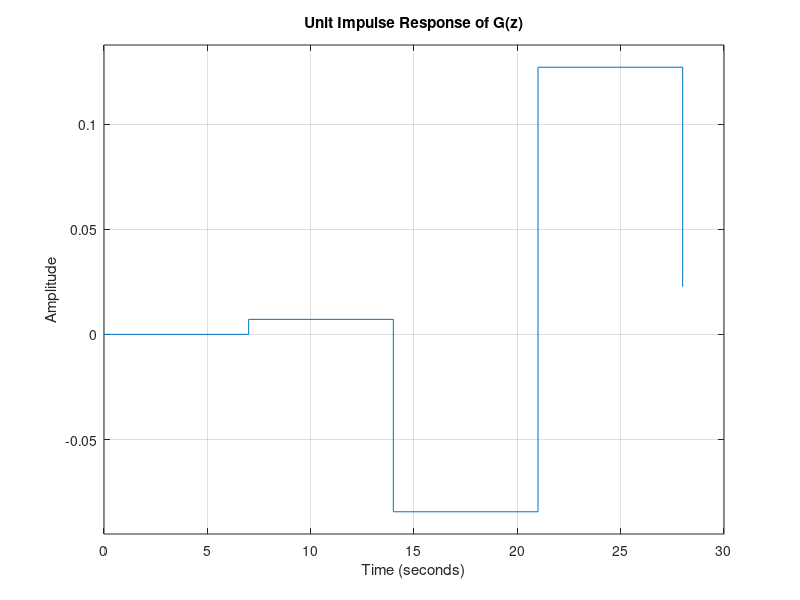
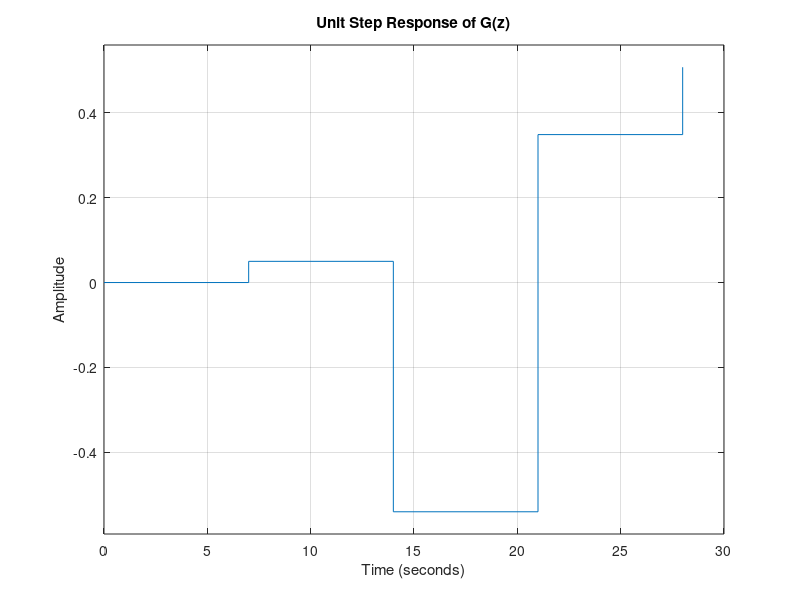

Source code (MATLAB) for these figures, in order:
Gz_num = [ 0.1725, -2.07, 3.45 ];
Gz_den = [ 3.45, -0.65, -0.05, 0.0105 ];
% I need to create a transfer function of a discretized system plant with sample period T = 7
T = 7;
Gz = tf(Gz_num, Gz_den, T);
% I need to find the DC gain & poles of G(z)
DC_gain = dcgain(Gz);
p = pole(Gz);
% Display DC gain and poles with descriptive labels
fprintf('DC gain of G(z) = %.4f\n', DC_gain);
fprintf('Poles of G(z):\n');
for i = 1:length(p)
    fprintf('p%d = %.4f\n', i, p(i));
end
% Plot unit impulse response
figure(1)
impulse(Gz)
title('Unit Impulse Response of G(z)')
xlabel('Time (seconds)')
ylabel('Amplitude')
grid on

% Plot unit step response 
figure(2)
step(Gz)
title('Unit Step Response of G(z)')
xlabel('Time (seconds)') 
ylabel('Amplitude')
grid on